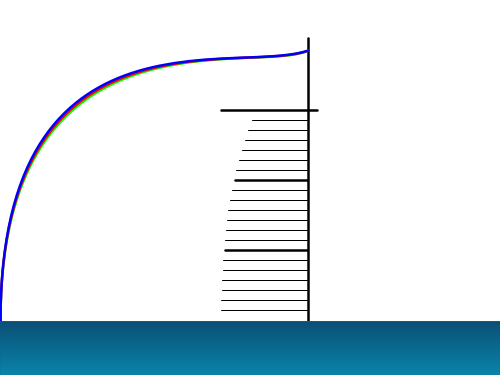
Frame 1 (no input)
Frame 60 (the mouse pressed at the canvas centre just before this capture): identical to frame 1, image omitted
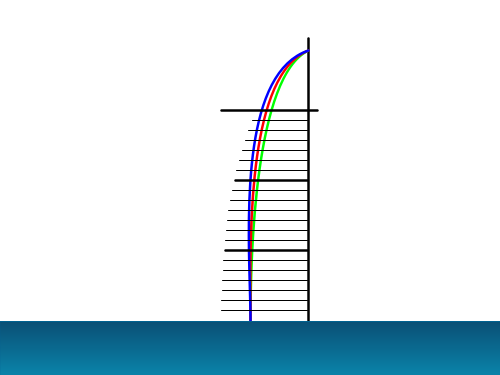
Frame 120 (the mouse held since frame 60 and released just before this capture)

The Processing sketch that drew these frames (run headless with seeded random() and noise(); from frame 60 on, the mouse is pressed at the canvas centre):

// Processing sketch: processing_111211
// ── processing_111211.pde

void setup () {
  size(500, 375);
}
void draw () {
  background(255);  
  
  //lateral do edifício
  strokeWeight(2.5);
  stroke(0);
  line(308, 320, 308, 38);
  
  //curva motherfucker
   stroke(0, 255, 0);
  noFill();
  beginShape();
  vertex(308, 50);
  bezierVertex(255, 75, mouseX, mouseX, mouseX, 320);
  endShape();
  
  //curva principal
  stroke(255, 0, 0);
  noFill();
  beginShape();
  vertex(308, 50);
  bezierVertex(244, 75, mouseX, mouseX, mouseX, 320);
  endShape();
  
  //curva secundária
  stroke(0, 0, 255);
  noFill();
  beginShape();
  vertex(308, 50);
  bezierVertex(233, 75, mouseX, mouseX, mouseX, 320);
  endShape();
  
  //estrutura
  strokeWeight(2.5);
  stroke(0);
  line(225, 250, 307, 250);
  line(235, 180, 307, 180);
  line(221, 110, 317, 110);
  
  //janelas
  strokeWeight(1);
  line(221, 310, 307, 310);
  line(221, 300, 307, 300);
  line(222, 290, 307, 290);
  line(222, 280, 307, 280);
  line(223, 270, 307, 270);
  line(223, 260, 307, 260);
  
  line(225, 240, 307, 240);
  line(226, 230, 307, 230);
  line(227, 220, 307, 220);
  line(228, 210, 307, 210);
  line(230, 200, 307, 200);
  line(232, 190, 307, 190);
  
  line(236, 170, 307, 170);
  line(239, 160, 307, 160);
  line(242, 150, 307, 150);
  line(245, 140, 307, 140);
  line(248, 130, 307, 130);
  line(252, 120, 307, 120);

  
  //mar
  noStroke();
  fill(0, 98, 145);
  rect(0, 321, 500, 500);
  for (int l=1; l < 500; l+=1) {
  stroke(50,l*5,l*5,50);
  line(0, 321+l, 500, 321+l);
  }
}
